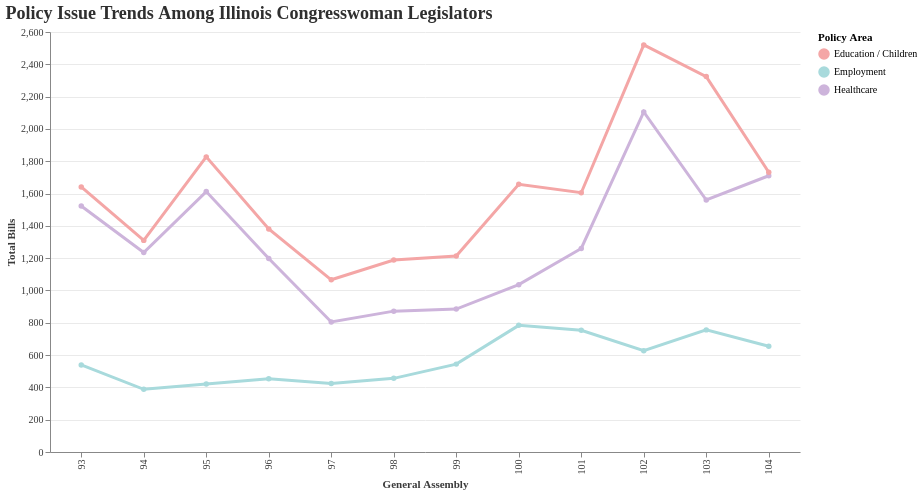

Source (notebook cell):
### Code cell
topic_by_ga = (
    df.groupby("general_assembly", as_index=False)
    .agg(
        healthcare=("ilga_healthcare_all_count", "sum"),
        employment=("ilga_employment_all_count", "sum"),
        education_children=("ilga_education_children_all_count", "sum")
    )
)

topic_long = topic_by_ga.melt(
    id_vars="general_assembly",
    var_name="policy_area",
    value_name="bill_count"
)

topic_long["policy_area"] = topic_long["policy_area"].replace({
    "healthcare": "Healthcare",
    "employment": "Employment",
    "education_children": "Education / Children"
})

chart3 = alt.Chart(topic_long).mark_line(point=True, strokeWidth=3).encode(
    x=alt.X("general_assembly:O", title="General Assembly"),
    y=alt.Y("bill_count:Q", title="Total Bills"),
    color=alt.Color(
        "policy_area:N",
        title="Policy Area",
        scale=alt.Scale(range=["#F4A6A6", "#A8DADC", "#CDB4DB"])
    ),
    tooltip=["general_assembly", "policy_area", "bill_count"]
).properties(
    title="Policy Issue Trends Among Illinois Congresswoman Legislators",
    width=750,
    height=420
)

style_chart(chart3)

### Figure 1 — Vega-Lite specification as saved in the notebook (floating-point values rounded to 4 significant figures)
{"config": {"view": {"continuousWidth": 300, "continuousHeight": 300, "strokeWidth": 0}, "axis": {"gridColor": "#EAEAEA", "labelColor": "#3A3A3A", "labelFont": "Georgia", "titleColor": "#3A3A3A", "titleFont": "Georgia"}, "legend": {"labelFont": "Georgia", "titleFont": "Georgia"}, "title": {"anchor": "start", "color": "#2F2F2F", "font": "Georgia", "fontSize": 18}}, "data": {"name": "data-026bded21909332e63f167cd47b5ae03"}, "mark": {"type": "line", "point": true, "strokeWidth": 3}, "encoding": {"color": {"field": "policy_area", "scale": {"range": ["#F4A6A6", "#A8DADC", "#CDB4DB"]}, "title": "Policy Area", "type": "nominal"}, "tooltip": [{"field": "general_assembly", "type": "quantitative"}, {"field": "policy_area", "type": "nominal"}, {"field": "bill_count", "type": "quantitative"}], "x": {"field": "general_assembly", "title": "General Assembly", "type": "ordinal"}, "y": {"field": "bill_count", "title": "Total Bills", "type": "quantitative"}}, "height": 420, "title": "Policy Issue Trends Among Illinois Congresswoman Legislators", "width": 750, "$schema": "https://vega.github.io/schema/vega-lite/v6.4.1.json", "datasets": {"data-026bded21909332e63f167cd47b5ae03": [{"general_assembly": 93, "policy_area": "Healthcare", "bill_count": 1523}, {"general_assembly": 94, "policy_area": "Healthcare", "bill_count": 1235}, {"general_assembly": 95, "policy_area": "Healthcare", "bill_count": 1612}, {"general_assembly": 96, "policy_area": "Healthcare", "bill_count": 1198}, {"general_assembly": 97, "policy_area": "Healthcare", "bill_count": 805}, {"general_assembly": 98, "policy_area": "Healthcare", "bill_count": 872}, {"general_assembly": 99, "policy_area": "Healthcare", "bill_count": 885}, {"general_assembly": 100, "policy_area": "Healthcare", "bill_count": 1036}, {"general_assembly": 101, "policy_area": "Healthcare", "bill_count": 1260}, {"general_assembly": 102, "policy_area": "Healthcare", "bill_count": 2105}, {"general_assembly": 103, "policy_area": "Healthcare", "bill_count": 1560}, {"general_assembly": 104, "policy_area": "Healthcare", "bill_count": 1710}, {"general_assembly": 93, "policy_area": "Employment", "bill_count": 539}, {"general_assembly": 94, "policy_area": "Employment", "bill_count": 388}, {"general_assembly": 95, "policy_area": "Employment", "bill_count": 421}, {"general_assembly": 96, "policy_area": "Employment", "bill_count": 453}, {"general_assembly": 97, "policy_area": "Employment", "bill_count": 424}, {"general_assembly": 98, "policy_area": "Employment", "bill_count": 456}, {"general_assembly": 99, "policy_area": "Employment", "bill_count": 544}, {"general_assembly": 100, "policy_area": "Employment", "bill_count": 784}, {"general_assembly": 101, "policy_area": "Employment", "bill_count": 754}, {"general_assembly": 102, "policy_area": "Employment", "bill_count": 627}, {"general_assembly": 103, "policy_area": "Employment", "bill_count": 756}, {"general_assembly": 104, "policy_area": "Employment", "bill_count": 655}, {"general_assembly": 93, "policy_area": "Education / Children", "bill_count": 1641}, {"general_assembly": 94, "policy_area": "Education / Children", "bill_count": 1310}, {"general_assembly": 95, "policy_area": "Education / Children", "bill_count": 1827}, {"general_assembly": 96, "policy_area": "Education / Children", "bill_count": 1381}, {"general_assembly": 97, "policy_area": "Education / Children", "bill_count": 1066}, {"general_assembly": 98, "policy_area": "Education / Children", "bill_count": 1188}, {"general_assembly": 99, "policy_area": "Education / Children", "bill_count": 1213}, {"general_assembly": 100, "policy_area": "Education / Children", "bill_count": 1657}, {"general_assembly": 101, "policy_area": "Education / Children", "bill_count": 1605}, {"general_assembly": 102, "policy_area": "Education / Children", "bill_count": 2520}, {"general_assembly": 103, "policy_area": "Education / Children", "bill_count": 2324}, {"general_assembly": 104, "policy_area": "Education / Children", "bill_count": 1732}]}}
